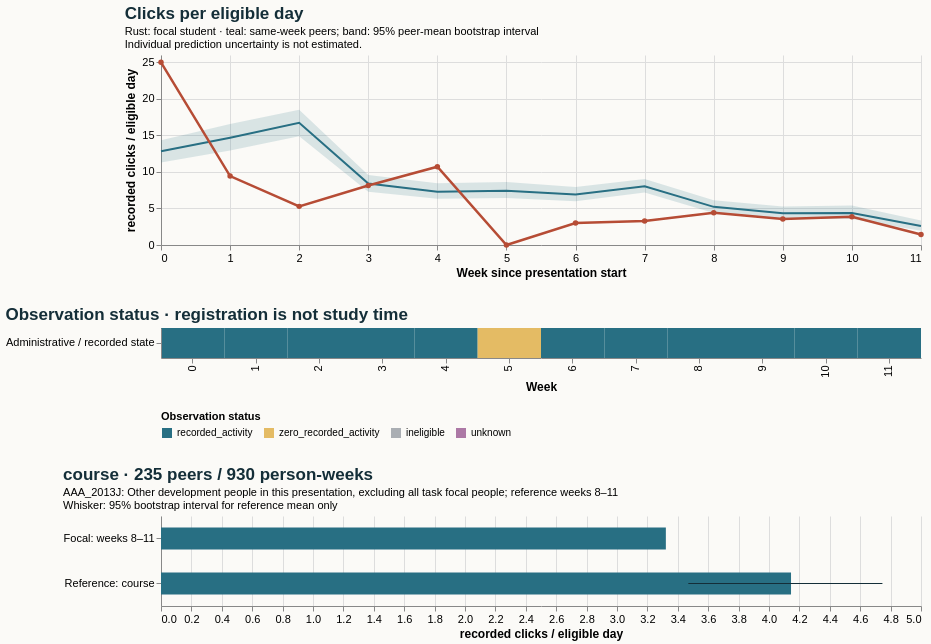

Here is the Vega-Lite specification saved for this chart:
### Vega-Lite specification from a JSON file in a GitHub repository (floating-point values rounded to 4 significant figures)
{"$schema": "https://vega.github.io/schema/vega-lite/v5.20.1.json", "config": {"axis": {"labelFontSize": 11, "titleFontSize": 12}, "background": "#fbfaf7", "font": "sans-serif", "title": {"anchor": "start", "color": "#142e38", "fontSize": 17, "subtitleFontSize": 11}, "view": {"continuousHeight": 300, "continuousWidth": 300, "stroke": null}}, "datasets": {"data-a3892226794f669427a6fdf611072b7a": [{"eligible_days": 7.0, "end_day": 6, "logging_completeness": "unknown", "observation_status": "recorded_activity", "row": "Administrative / recorded state", "score_status": "withheld_release_time_unknown", "start_day": 0, "value": 25.0, "week": 0}, {"eligible_days": 7.0, "end_day": 13, "logging_completeness": "unknown", "observation_status": "recorded_activity", "row": "Administrative / recorded state", "score_status": "withheld_release_time_unknown", "start_day": 7, "value": 9.429, "week": 1}, {"eligible_days": 7.0, "end_day": 20, "logging_completeness": "unknown", "observation_status": "recorded_activity", "row": "Administrative / recorded state", "score_status": "withheld_release_time_unknown", "start_day": 14, "value": 5.286, "week": 2}, {"eligible_days": 7.0, "end_day": 27, "logging_completeness": "unknown", "observation_status": "recorded_activity", "row": "Administrative / recorded state", "score_status": "withheld_release_time_unknown", "start_day": 21, "value": 8.143, "week": 3}, {"eligible_days": 7.0, "end_day": 34, "logging_completeness": "unknown", "observation_status": "recorded_activity", "row": "Administrative / recorded state", "score_status": "withheld_release_time_unknown", "start_day": 28, "value": 10.71, "week": 4}, {"eligible_days": 7.0, "end_day": 41, "logging_completeness": "unknown", "observation_status": "zero_recorded_activity", "row": "Administrative / recorded state", "score_status": "withheld_release_time_unknown", "start_day": 35, "value": 0.0, "week": 5}, {"eligible_days": 7.0, "end_day": 48, "logging_completeness": "unknown", "observation_status": "recorded_activity", "row": "Administrative / recorded state", "score_status": "withheld_release_time_unknown", "start_day": 42, "value": 3.0, "week": 6}, {"eligible_days": 7.0, "end_day": 55, "logging_completeness": "unknown", "observation_status": "recorded_activity", "row": "Administrative / recorded state", "score_status": "withheld_release_time_unknown", "start_day": 49, "value": 3.286, "week": 7}, {"eligible_days": 7.0, "end_day": 62, "logging_completeness": "unknown", "observation_status": "recorded_activity", "row": "Administrative / recorded state", "score_status": "withheld_release_time_unknown", "start_day": 56, "value": 4.429, "week": 8}, {"eligible_days": 7.0, "end_day": 69, "logging_completeness": "unknown", "observation_status": "recorded_activity", "row": "Administrative / recorded state", "score_status": "withheld_release_time_unknown", "start_day": 63, "value": 3.571, "week": 9}, {"eligible_days": 7.0, "end_day": 76, "logging_completeness": "unknown", "observation_status": "recorded_activity", "row": "Administrative / recorded state", "score_status": "withheld_release_time_unknown", "start_day": 70, "value": 3.857, "week": 10}, {"eligible_days": 7.0, "end_day": 83, "logging_completeness": "unknown", "observation_status": "recorded_activity", "row": "Administrative / recorded state", "score_status": "withheld_release_time_unknown", "start_day": 77, "value": 1.429, "week": 11}], "data-c0480954c117b74d155bf9ca031cedc4": [{"end_day": 6, "focal_value": 25.0, "peer_ci_high": 14.34, "peer_ci_low": 11.29, "peer_mean": 12.82, "peer_observations": 241, "peer_people": 241, "reference": "course", "unit": "recorded clicks / eligible day", "week": 0}, {"end_day": 13, "focal_value": 9.429, "peer_ci_high": 16.56, "peer_ci_low": 12.93, "peer_mean": 14.68, "peer_observations": 241, "peer_people": 241, "reference": "course", "unit": "recorded clicks / eligible day", "week": 1}, {"end_day": 20, "focal_value": 5.286, "peer_ci_high": 18.51, "peer_ci_low": 14.88, "peer_mean": 16.73, "peer_observations": 239, "peer_people": 239, "reference": "course", "unit": "recorded clicks / eligible day", "week": 2}, {"end_day": 27, "focal_value": 8.143, "peer_ci_high": 9.566, "peer_ci_low": 7.281, "peer_mean": 8.416, "peer_observations": 239, "peer_people": 239, "reference": "course", "unit": "recorded clicks / eligible day", "week": 3}, {"end_day": 34, "focal_value": 10.71, "peer_ci_high": 8.455, "peer_ci_low": 6.324, "peer_mean": 7.298, "peer_observations": 237, "peer_people": 237, "reference": "course", "unit": "recorded clicks / eligible day", "week": 4}, {"end_day": 41, "focal_value": 0.0, "peer_ci_high": 8.605, "peer_ci_low": 6.424, "peer_mean": 7.413, "peer_observations": 236, "peer_people": 236, "reference": "course", "unit": "recorded clicks / eligible day", "week": 5}, {"end_day": 48, "focal_value": 3.0, "peer_ci_high": 7.933, "peer_ci_low": 6.004, "peer_mean": 6.897, "peer_observations": 236, "peer_people": 236, "reference": "course", "unit": "recorded clicks / eligible day", "week": 6}, {"end_day": 55, "focal_value": 3.286, "peer_ci_high": 9.042, "peer_ci_low": 7.169, "peer_mean": 8.029, "peer_observations": 236, "peer_people": 236, "reference": "course", "unit": "recorded clicks / eligible day", "week": 7}, {"end_day": 62, "focal_value": 4.429, "peer_ci_high": 6.124, "peer_ci_low": 4.366, "peer_mean": 5.219, "peer_observations": 235, "peer_people": 235, "reference": "course", "unit": "recorded clicks / eligible day", "week": 8}, {"end_day": 69, "focal_value": 3.571, "peer_ci_high": 5.259, "peer_ci_low": 3.559, "peer_mean": 4.345, "peer_observations": 233, "peer_people": 233, "reference": "course", "unit": "recorded clicks / eligible day", "week": 9}, {"end_day": 76, "focal_value": 3.857, "peer_ci_high": 5.41, "peer_ci_low": 3.571, "peer_mean": 4.385, "peer_observations": 232, "peer_people": 232, "reference": "course", "unit": "recorded clicks / eligible day", "week": 10}, {"end_day": 83, "focal_value": 1.429, "peer_ci_high": 3.353, "peer_ci_low": 1.957, "peer_mean": 2.606, "peer_observations": 230, "peer_people": 230, "reference": "course", "unit": "recorded clicks / eligible day", "week": 11}], "data-cc0f8ff5602fa3ff65244d0440a908d7": [{"hi": null, "lo": null, "series": "Focal: weeks 8–11", "value": 3.321}, {"hi": 4.746, "lo": 3.469, "series": "Reference: course", "value": 4.145}]}, "resolve": {"scale": {"color": "independent"}}, "spacing": 28, "vconcat": [{"data": {"name": "data-c0480954c117b74d155bf9ca031cedc4"}, "height": 190, "layer": [{"encoding": {"x": {"axis": {"tickMinStep": 1}, "field": "week", "title": "Week since presentation start", "type": "quantitative"}, "y": {"field": "peer_ci_low", "scale": {"zero": true}, "title": "recorded clicks / eligible day", "type": "quantitative"}, "y2": {"field": "peer_ci_high"}}, "mark": {"color": "#286f83", "opacity": 0.16, "type": "area"}}, {"encoding": {"tooltip": [{"field": "week", "type": "quantitative"}, {"field": "peer_mean", "type": "quantitative"}, {"field": "peer_people", "type": "quantitative"}, {"field": "peer_observations", "type": "quantitative"}], "x": {"field": "week", "type": "quantitative"}, "y": {"field": "peer_mean", "type": "quantitative"}}, "mark": {"color": "#286f83", "strokeWidth": 2, "type": "line"}}, {"encoding": {"tooltip": [{"field": "week", "type": "quantitative"}, {"field": "focal_value", "type": "quantitative"}], "x": {"field": "week", "type": "quantitative"}, "y": {"field": "focal_value", "type": "quantitative"}}, "mark": {"color": "#b64c35", "point": {"color": "#b64c35"}, "strokeWidth": 2.5, "type": "line"}}], "title": {"subtitle": ["Rust: focal student · teal: same-week peers; band: 95% peer-mean bootstrap interval", "Individual prediction uncertainty is not estimated."], "text": "Clicks per eligible day"}, "width": 760}, {"data": {"name": "data-a3892226794f669427a6fdf611072b7a"}, "encoding": {"color": {"field": "observation_status", "legend": {"labelLimit": 260, "orient": "bottom"}, "scale": {"domain": ["recorded_activity", "zero_recorded_activity", "ineligible", "unknown"], "range": ["#286f83", "#e4bb64", "#aaaeb3", "#ac78a5"]}, "title": "Observation status", "type": "nominal"}, "tooltip": [{"field": "week", "type": "quantitative"}, {"field": "eligible_days", "type": "quantitative"}, {"field": "observation_status", "type": "nominal"}, {"field": "logging_completeness", "type": "nominal"}], "x": {"field": "week", "title": "Week", "type": "ordinal"}, "y": {"field": "row", "title": null, "type": "nominal"}}, "height": 30, "mark": {"type": "rect"}, "title": "Observation status · registration is not study time", "width": 760}, {"data": {"name": "data-cc0f8ff5602fa3ff65244d0440a908d7"}, "height": 90, "layer": [{"encoding": {"x": {"field": "value", "scale": {"domain": [0, 4.984], "zero": true}, "title": "recorded clicks / eligible day", "type": "quantitative"}, "y": {"field": "series", "sort": null, "title": null, "type": "nominal"}}, "mark": {"color": "#286f83", "size": 22, "type": "bar"}}, {"encoding": {"x": {"field": "lo", "type": "quantitative"}, "x2": {"field": "hi"}, "y": {"field": "series", "sort": null, "title": null, "type": "nominal"}}, "mark": {"color": "#142e38", "type": "rule"}}], "title": {"subtitle": ["AAA_2013J: Other development people in this presentation, excluding all task focal people; reference weeks 8–11", "Whisker: 95% bootstrap interval for reference mean only"], "text": "course · 235 peers / 930 person-weeks"}, "width": 760}]}
